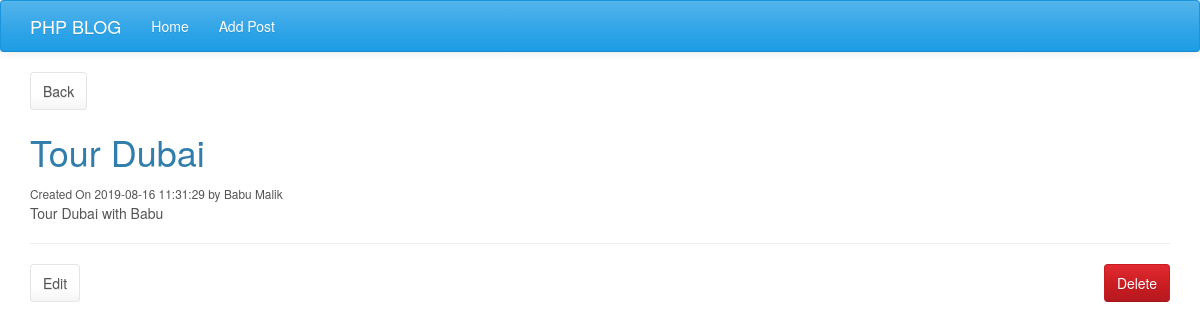
The page /website8/post.php?id=5 on the database its author committed.
### tables this page shows
CREATE TABLE `posts` (
  `id` int(11) NOT NULL,
  `title` varchar(255) NOT NULL,
  `body` text NOT NULL,
  `author` varchar(255) NOT NULL,
  `created_at` timestamp NOT NULL DEFAULT current_timestamp()
);

### website8/post.php (the view, shortened to what this page needs)
<?php
	require('config/db.php');
   if(isset($_GET['id'])){
	$id = mysqli_real_escape_string($conn, $_GET['id']);
	$query = 'SELECT * FROM posts WHERE id = '.$id;
	$result = mysqli_query($conn, $query);
	$post = mysqli_fetch_assoc($result);
}
?>
<?php include('inc/header.php'); ?>
	<div class="container">
		<a href="<?php echo ROOT_URL; ?>" class="btn btn-default">Back</a>
		<h1><?php echo $post['title']; ?></h1>
		<small>Created On <?php echo $post['created_at']; ?> by
		<?php echo $post['author']; ?></small>
		<p><?php echo $post['body']; ?></p>
		<hr>
		<form class="pull-right" method="POST" action="<?php echo $_SERVER['PHP_SELF'];  ?>">
			<input type="submit" name="delete" value="Delete" class="btn btn-danger">
		</form>
		<a href="<?php echo ROOT_URL; ?>editpost.php?id=<?php echo $post['id']; ?>" class="btn btn-default">Edit</a>
    </div>
<?php include('inc/footer.php'); ?>

### rows shown on the page
posts: title "Tour Dubai", created_at "2019-08-16 11:31:29", author "Babu Malik", body "Tour Dubai with Babu"
